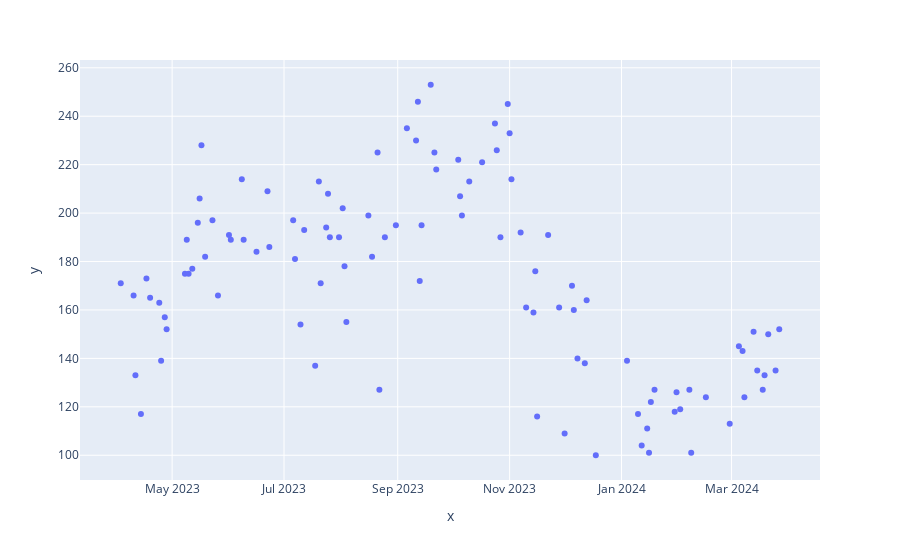

Here is the notebook cell this chart was saved with:
### Code cell
fig = px.scatter(x = temp100high['기준_날짜'], y = temp100high['전체_건수'])

fig.show()
